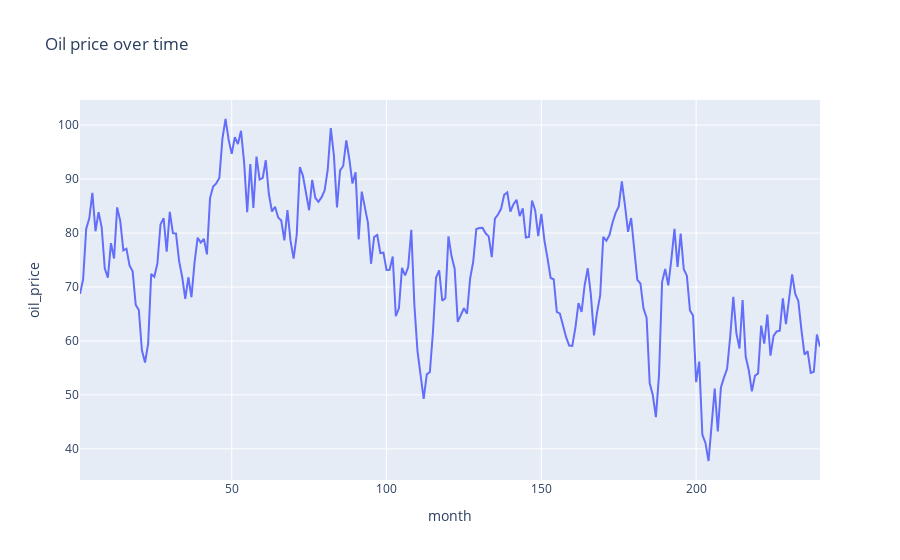
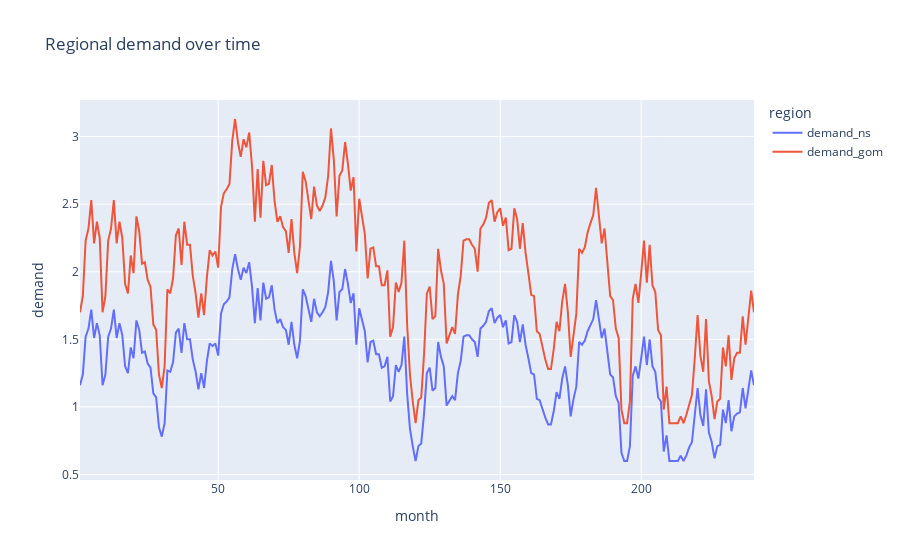
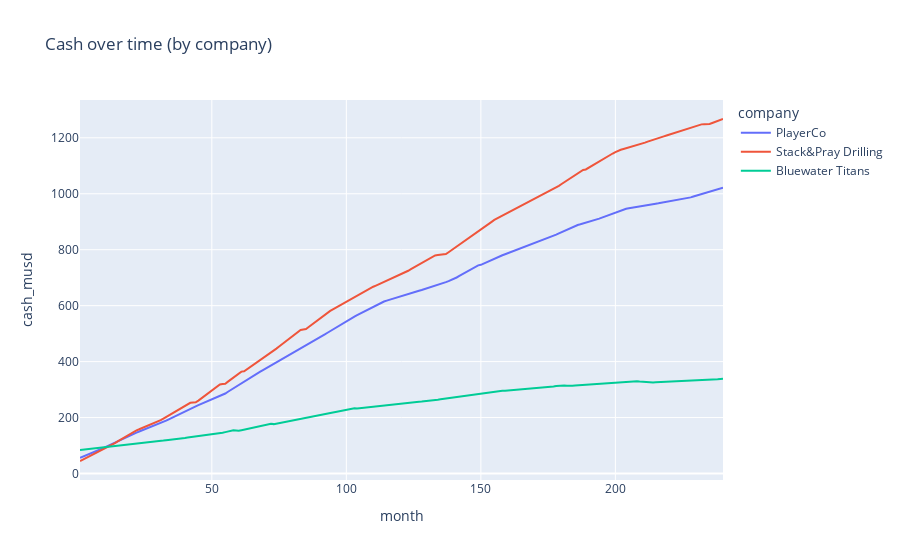
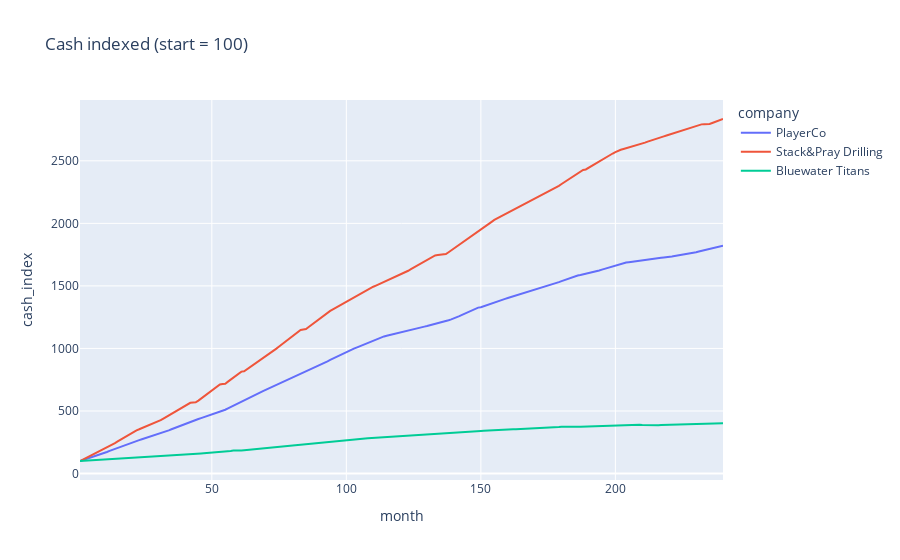

The notebook cell these images were saved under, in order:
### Code cell
# Ensure types
df["month"] = df["month"].astype(int)
for c in ["oil_price", "demand_ns", "demand_gom", "cash_musd"]:
    df[c] = pd.to_numeric(df[c], errors="coerce")

# Derived metrics
df["rigs_total"] = df["rigs_active"] + df["rigs_warm"] + df["rigs_cold"]
df["utilisation"] = np.where(df["rigs_total"] > 0, df["rigs_active"] / df["rigs_total"], np.nan)

# Market table (unique per month)
market = (
    df[["month", "oil_price", "demand_ns", "demand_gom"]]
    .drop_duplicates()
    .sort_values("month")
)

# Latest snapshot per company
latest = df.sort_values("month").groupby("company").tail(1).sort_values("cash_musd", ascending=False)

# ================
# CHARTS
# ================

# 1) Oil price over time
fig = px.line(market, x="month", y="oil_price", title="Oil price over time")
fig.show()

# 2) Demand over time (both regions)
m2 = market.melt(id_vars=["month"], value_vars=["demand_ns", "demand_gom"], var_name="region", value_name="demand")
fig = px.line(m2, x="month", y="demand", color="region", title="Regional demand over time")
fig.show()

# 3) Company cash over time
fig = px.line(df, x="month", y="cash_musd", color="company", title="Cash over time (by company)")
fig.show()

# 4) Cash indexed to 100 at first month (growth view)
base = df.sort_values("month").groupby("company").first().reset_index()[["company", "cash_musd"]].rename(columns={"cash_musd": "cash0"})
df_idx = df.merge(base, on="company", how="left")
df_idx["cash_index"] = 100 * df_idx["cash_musd"] / df_idx["cash0"]
fig = px.line(df_idx, x="month", y="cash_index", color="company", title="Cash indexed (start = 100)")
fig.show()

# 5) Utilisation over time
fig = px.line(df, x="month", y="utilisation", color="company", title="Utilisation over time (active / total rigs)")
fig.update_yaxes(tickformat=".0%")
fig.show()

# 6) Fleet state counts over time (stacked area per company)
long_rigs = df.melt(
    id_vars=["month", "company"],
    value_vars=["rigs_active", "rigs_warm", "rigs_cold"],
    var_name="state",
    value_name="count",
)
fig = px.area(
    long_rigs,
    x="month",
    y="count",
    color="state",
    facet_row="company",
    title="Fleet state over time (stacked, per company)",
)
fig.for_each_annotation(lambda a: a.update(text=a.text.split("=")[-1]))
fig.show()

# 7) End-of-sim cash bar chart
fig = px.bar(latest, x="company", y="cash_musd", title="End-of-sim cash ($m) by company")
fig.show()

# 8) Scatter: oil price vs demand (lag intuition)
fig = px.scatter(market, x="oil_price", y="demand_ns", title="Oil price vs Demand (North Sea)", trendline="ols")
fig.show()
fig = px.scatter(market, x="oil_price", y="demand_gom", title="Oil price vs Demand (GOM)", trendline="ols")
fig.show()

# 9) Scatter: demand vs cash (per company)
fig = px.scatter(
    df,
    x="demand_gom",
    y="cash_musd",
    color="company",
    title="Cash vs Demand (GOM) by company",
)
fig.show()

# 10) Heatmap: cash by company & month
pivot_cash = df.pivot_table(index="company", columns="month", values="cash_musd", aggfunc="mean")
fig = px.imshow(
    pivot_cash,
    aspect="auto",
    title="Heatmap: cash ($m) by company (rows) and month (columns)",
)
fig.show()

# 11) Rolling volatility of oil (3-month rolling std)
market2 = market.copy()
market2["oil_roll_std_3"] = market2["oil_price"].rolling(3).std()
fig = px.line(market2, x="month", y="oil_roll_std_3", title="Oil price volatility (3-month rolling std)")
fig.show()

# 12) Rolling cash change (delta) per company
df_delta = df.sort_values(["company", "month"]).copy()
df_delta["cash_delta"] = df_delta.groupby("company")["cash_musd"].diff()
fig = px.line(df_delta, x="month", y="cash_delta", color="company", title="Monthly cash change ($m)")
fig.show()

# 13) Distribution: monthly cash change
fig = px.histogram(df_delta.dropna(subset=["cash_delta"]), x="cash_delta", color="company", barmode="overlay",
                   title="Distribution of monthly cash changes ($m)")
fig.show()

# 14) Rank over time: who’s leading in cash?
ranks = df.copy()
ranks["rank"] = ranks.groupby("month")["cash_musd"].rank(ascending=False, method="dense")
fig = px.line(ranks, x="month", y="rank", color="company", title="Cash rank over time (1 = richest)")
fig.update_yaxes(autorange="reversed", dtick=1)
fig.show()

print("✅ Loaded rows:", len(df))
print("✅ Companies:", df['company'].nunique())
print("✅ Months:", df['month'].nunique())

### Figure 1 — Plotly figure (JSON) as saved in the notebook; plotly's stock layout.template omitted (floating-point values rounded to 4 significant figures; data arrays with more than 128 entries replaced by an {"elided": "..."} marker saying what was removed)
{"data": [{"hovertemplate": "month=%{x}<br>oil_price=%{y}<extra></extra>", "legendgroup": "", "line": {"color": "#636efa", "dash": "solid"}, "marker": {"symbol": "circle"}, "mode": "lines", "name": "", "orientation": "v", "showlegend": false, "type": "scatter", "x": {"elided": "240 int values"}, "xaxis": "x", "y": {"elided": "240 float values"}, "yaxis": "y"}], "layout": {"legend": {"tracegroupgap": 0}, "title": {"text": "Oil price over time"}, "xaxis": {"anchor": "y", "domain": [0, 1], "title": {"text": "month"}}, "yaxis": {"anchor": "x", "domain": [0, 1], "title": {"text": "oil_price"}}}}

### Figure 2 — Plotly figure (JSON) as saved in the notebook; plotly's stock layout.template omitted (floating-point values rounded to 4 significant figures; data arrays with more than 128 entries replaced by an {"elided": "..."} marker saying what was removed)
{"data": [{"hovertemplate": "region=demand_ns<br>month=%{x}<br>demand=%{y}<extra></extra>", "legendgroup": "demand_ns", "line": {"color": "#636efa", "dash": "solid"}, "marker": {"symbol": "circle"}, "mode": "lines", "name": "demand_ns", "orientation": "v", "showlegend": true, "type": "scatter", "x": {"elided": "240 int values"}, "xaxis": "x", "y": {"elided": "240 float values"}, "yaxis": "y"}, {"hovertemplate": "region=demand_gom<br>month=%{x}<br>demand=%{y}<extra></extra>", "legendgroup": "demand_gom", "line": {"color": "#EF553B", "dash": "solid"}, "marker": {"symbol": "circle"}, "mode": "lines", "name": "demand_gom", "orientation": "v", "showlegend": true, "type": "scatter", "x": {"elided": "240 int values"}, "xaxis": "x", "y": {"elided": "240 float values"}, "yaxis": "y"}], "layout": {"legend": {"title": {"text": "region"}, "tracegroupgap": 0}, "title": {"text": "Regional demand over time"}, "xaxis": {"anchor": "y", "domain": [0, 1], "title": {"text": "month"}}, "yaxis": {"anchor": "x", "domain": [0, 1], "title": {"text": "demand"}}}}

### Figure 3 — Plotly figure (JSON) as saved in the notebook; plotly's stock layout.template omitted (floating-point values rounded to 4 significant figures; data arrays with more than 128 entries replaced by an {"elided": "..."} marker saying what was removed)
{"data": [{"hovertemplate": "company=PlayerCo<br>month=%{x}<br>cash_musd=%{y}<extra></extra>", "legendgroup": "PlayerCo", "line": {"color": "#636efa", "dash": "solid"}, "marker": {"symbol": "circle"}, "mode": "lines", "name": "PlayerCo", "orientation": "v", "showlegend": true, "type": "scatter", "x": {"elided": "240 int values"}, "xaxis": "x", "y": {"elided": "240 float values"}, "yaxis": "y"}, {"hovertemplate": "company=Stack&Pray Drilling<br>month=%{x}<br>cash_musd=%{y}<extra></extra>", "legendgroup": "Stack&Pray Drilling", "line": {"color": "#EF553B", "dash": "solid"}, "marker": {"symbol": "circle"}, "mode": "lines", "name": "Stack&Pray Drilling", "orientation": "v", "showlegend": true, "type": "scatter", "x": {"elided": "240 int values"}, "xaxis": "x", "y": {"elided": "240 float values"}, "yaxis": "y"}, {"hovertemplate": "company=Bluewater Titans<br>month=%{x}<br>cash_musd=%{y}<extra></extra>", "legendgroup": "Bluewater Titans", "line": {"color": "#00cc96", "dash": "solid"}, "marker": {"symbol": "circle"}, "mode": "lines", "name": "Bluewater Titans", "orientation": "v", "showlegend": true, "type": "scatter", "x": {"elided": "240 int values"}, "xaxis": "x", "y": {"elided": "240 float values"}, "yaxis": "y"}], "layout": {"legend": {"title": {"text": "company"}, "tracegroupgap": 0}, "title": {"text": "Cash over time (by company)"}, "xaxis": {"anchor": "y", "domain": [0, 1], "title": {"text": "month"}}, "yaxis": {"anchor": "x", "domain": [0, 1], "title": {"text": "cash_musd"}}}}

### Figure 4 — Plotly figure (JSON) as saved in the notebook; plotly's stock layout.template omitted (floating-point values rounded to 4 significant figures; data arrays with more than 128 entries replaced by an {"elided": "..."} marker saying what was removed)
{"data": [{"hovertemplate": "company=PlayerCo<br>month=%{x}<br>cash_index=%{y}<extra></extra>", "legendgroup": "PlayerCo", "line": {"color": "#636efa", "dash": "solid"}, "marker": {"symbol": "circle"}, "mode": "lines", "name": "PlayerCo", "orientation": "v", "showlegend": true, "type": "scatter", "x": {"elided": "240 int values"}, "xaxis": "x", "y": {"elided": "240 float values"}, "yaxis": "y"}, {"hovertemplate": "company=Stack&Pray Drilling<br>month=%{x}<br>cash_index=%{y}<extra></extra>", "legendgroup": "Stack&Pray Drilling", "line": {"color": "#EF553B", "dash": "solid"}, "marker": {"symbol": "circle"}, "mode": "lines", "name": "Stack&Pray Drilling", "orientation": "v", "showlegend": true, "type": "scatter", "x": {"elided": "240 int values"}, "xaxis": "x", "y": {"elided": "240 float values"}, "yaxis": "y"}, {"hovertemplate": "company=Bluewater Titans<br>month=%{x}<br>cash_index=%{y}<extra></extra>", "legendgroup": "Bluewater Titans", "line": {"color": "#00cc96", "dash": "solid"}, "marker": {"symbol": "circle"}, "mode": "lines", "name": "Bluewater Titans", "orientation": "v", "showlegend": true, "type": "scatter", "x": {"elided": "240 int values"}, "xaxis": "x", "y": {"elided": "240 float values"}, "yaxis": "y"}], "layout": {"legend": {"title": {"text": "company"}, "tracegroupgap": 0}, "title": {"text": "Cash indexed (start = 100)"}, "xaxis": {"anchor": "y", "domain": [0, 1], "title": {"text": "month"}}, "yaxis": {"anchor": "x", "domain": [0, 1], "title": {"text": "cash_index"}}}}
